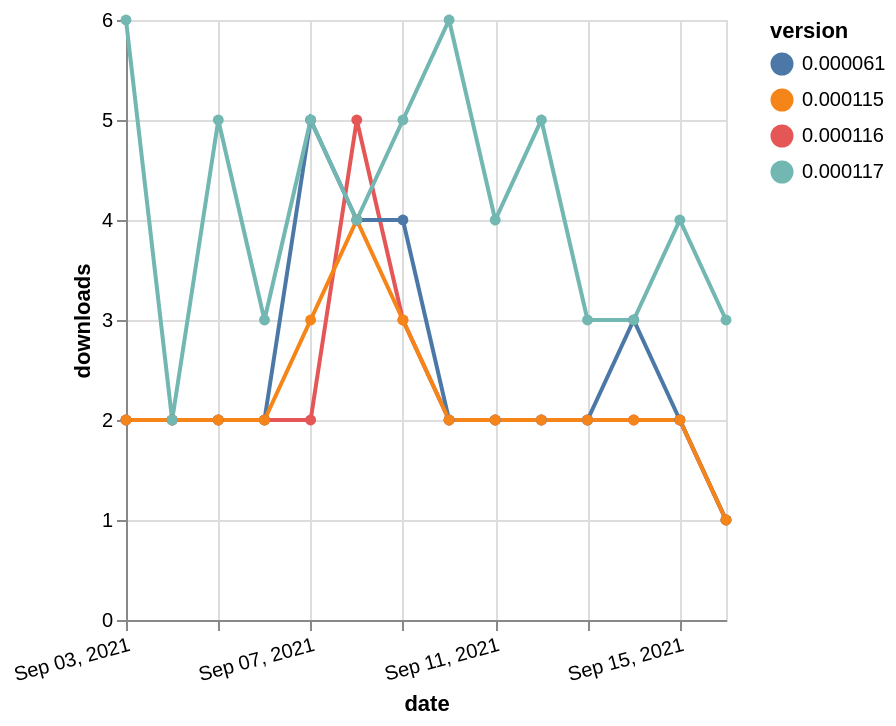

This figure's Vega-Lite source:
### Vega-Lite specification from a JSON file in a GitHub repository (floating-point values rounded to 4 significant figures)
{"$schema": "https://vega.github.io/schema/vega-lite/v5.json", "description": "A simple bar chart with embedded data.", "data": {"values": [{"date": "2021-09-03", "total": 2652, "delta": 2, "version": "0.000116"}, {"date": "2021-09-04", "total": 2654, "delta": 2, "version": "0.000116"}, {"date": "2021-09-05", "total": 2656, "delta": 2, "version": "0.000116"}, {"date": "2021-09-06", "total": 2658, "delta": 2, "version": "0.000116"}, {"date": "2021-09-07", "total": 2660, "delta": 2, "version": "0.000116"}, {"date": "2021-09-08", "total": 2665, "delta": 5, "version": "0.000116"}, {"date": "2021-09-09", "total": 2668, "delta": 3, "version": "0.000116"}, {"date": "2021-09-10", "total": 2670, "delta": 2, "version": "0.000116"}, {"date": "2021-09-11", "total": 2672, "delta": 2, "version": "0.000116"}, {"date": "2021-09-12", "total": 2674, "delta": 2, "version": "0.000116"}, {"date": "2021-09-13", "total": 2676, "delta": 2, "version": "0.000116"}, {"date": "2021-09-14", "total": 2678, "delta": 2, "version": "0.000116"}, {"date": "2021-09-15", "total": 2680, "delta": 2, "version": "0.000116"}, {"date": "2021-09-16", "total": 2681, "delta": 1, "version": "0.000116"}, {"date": "2021-09-03", "total": 5615, "delta": 2, "version": "0.000061"}, {"date": "2021-09-04", "total": 5617, "delta": 2, "version": "0.000061"}, {"date": "2021-09-05", "total": 5619, "delta": 2, "version": "0.000061"}, {"date": "2021-09-06", "total": 5621, "delta": 2, "version": "0.000061"}, {"date": "2021-09-07", "total": 5626, "delta": 5, "version": "0.000061"}, {"date": "2021-09-08", "total": 5630, "delta": 4, "version": "0.000061"}, {"date": "2021-09-09", "total": 5634, "delta": 4, "version": "0.000061"}, {"date": "2021-09-10", "total": 5636, "delta": 2, "version": "0.000061"}, {"date": "2021-09-11", "total": 5638, "delta": 2, "version": "0.000061"}, {"date": "2021-09-12", "total": 5640, "delta": 2, "version": "0.000061"}, {"date": "2021-09-13", "total": 5642, "delta": 2, "version": "0.000061"}, {"date": "2021-09-14", "total": 5645, "delta": 3, "version": "0.000061"}, {"date": "2021-09-15", "total": 5647, "delta": 2, "version": "0.000061"}, {"date": "2021-09-16", "total": 5648, "delta": 1, "version": "0.000061"}, {"date": "2021-09-03", "total": 3869, "delta": 2, "version": "0.000115"}, {"date": "2021-09-04", "total": 3871, "delta": 2, "version": "0.000115"}, {"date": "2021-09-05", "total": 3873, "delta": 2, "version": "0.000115"}, {"date": "2021-09-06", "total": 3875, "delta": 2, "version": "0.000115"}, {"date": "2021-09-07", "total": 3878, "delta": 3, "version": "0.000115"}, {"date": "2021-09-08", "total": 3882, "delta": 4, "version": "0.000115"}, {"date": "2021-09-09", "total": 3885, "delta": 3, "version": "0.000115"}, {"date": "2021-09-10", "total": 3887, "delta": 2, "version": "0.000115"}, {"date": "2021-09-11", "total": 3889, "delta": 2, "version": "0.000115"}, {"date": "2021-09-12", "total": 3891, "delta": 2, "version": "0.000115"}, {"date": "2021-09-13", "total": 3893, "delta": 2, "version": "0.000115"}, {"date": "2021-09-14", "total": 3895, "delta": 2, "version": "0.000115"}, {"date": "2021-09-15", "total": 3897, "delta": 2, "version": "0.000115"}, {"date": "2021-09-16", "total": 3898, "delta": 1, "version": "0.000115"}, {"date": "2021-09-03", "total": 13701, "delta": 6, "version": "0.000117"}, {"date": "2021-09-04", "total": 13703, "delta": 2, "version": "0.000117"}, {"date": "2021-09-05", "total": 13708, "delta": 5, "version": "0.000117"}, {"date": "2021-09-06", "total": 13711, "delta": 3, "version": "0.000117"}, {"date": "2021-09-07", "total": 13716, "delta": 5, "version": "0.000117"}, {"date": "2021-09-08", "total": 13720, "delta": 4, "version": "0.000117"}, {"date": "2021-09-09", "total": 13725, "delta": 5, "version": "0.000117"}, {"date": "2021-09-10", "total": 13731, "delta": 6, "version": "0.000117"}, {"date": "2021-09-11", "total": 13735, "delta": 4, "version": "0.000117"}, {"date": "2021-09-12", "total": 13740, "delta": 5, "version": "0.000117"}, {"date": "2021-09-13", "total": 13743, "delta": 3, "version": "0.000117"}, {"date": "2021-09-14", "total": 13746, "delta": 3, "version": "0.000117"}, {"date": "2021-09-15", "total": 13750, "delta": 4, "version": "0.000117"}, {"date": "2021-09-16", "total": 13753, "delta": 3, "version": "0.000117"}]}, "width": "container", "mark": {"type": "line", "point": {"filled": true}}, "encoding": {"x": {"field": "date", "type": "temporal", "timeUnit": "yearmonthdate", "title": "date", "axis": {"labelAngle": -15}}, "y": {"field": "delta", "type": "quantitative", "title": "downloads"}, "color": {"field": "version", "type": "nominal"}, "tooltip": {"field": "delta"}}}
